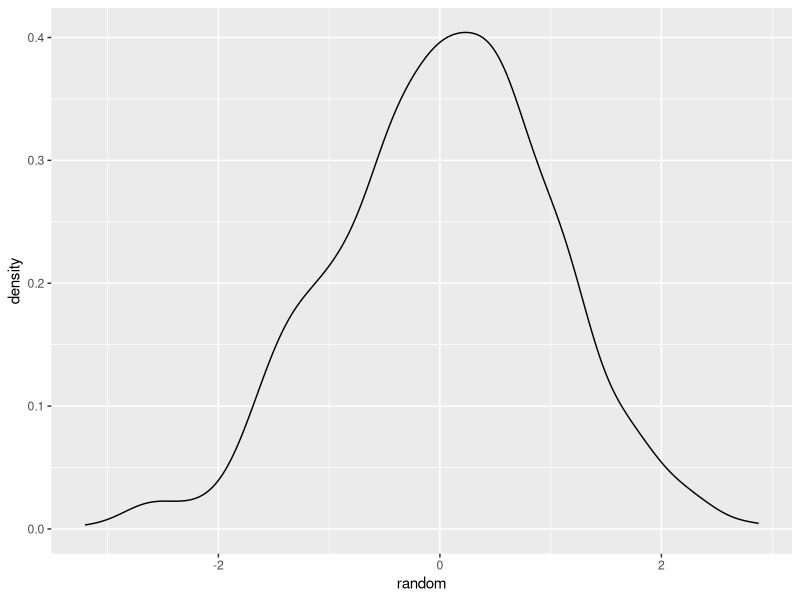

Write R code to recreate this figure.
## ---- chunk 1
# packages
library(ggplot2)
## ---- chunk 2
# create an object which is 1000 random 
# numbers drawn from a normal distribution 
# with a mean of zero and standard deviation of 1
random <- rnorm(1000, 0, 1)

# create a simple plot of the distribution
ggplot(as.data.frame(random), aes(x = random)) + 
    geom_density()

# calculate the mean of the distribution
# (should be approximately 0)
mean(random)

# calculate the standard deviation of the 
# distribution (should be approximately 1)
sd(random)
## ---- chunk 3
cat(
'<div style = "overflow: hidden; padding-top: 66.66%; position: relative;">
  <iframe style="border: 0; height: 100%; left: 0; position: absolute; top: 0; width: 100%;"
    src="https://shiny.rstudio.com/gallery/kmeans-example.html">
  </iframe>
</div>'
)
## ---- chunk 4
cat(
'Quiz example: https://shiny.rstudio.com/gallery/kmeans-example.html'
)
## ---- chunk 5
cat(
'Quiz example: https://shiny.rstudio.com/gallery/kmeans-example.html'
)
## ---- chunk 6
cat(
'<div style = "overflow: hidden; padding-top: 56.25%; position: relative;">
  <iframe style="border: 0; height: 100%; left: 0; position: absolute; top: 0; width: 100%;"
    src="https://www.youtube.com/embed/d7lARa168gk"
    frameborder="0" allow="accelerometer; autoplay; encrypted-media;
    gyroscope; picture-in-picture" allowfullscreen>
  </iframe>
</div>'
)
## ---- chunk 7
cat(
'Installing R and RStudio video: https://youtu.be/d7lARa168gk'
)
## ---- chunk 8
cat(
'Installing R and RStudio video: https://youtu.be/d7lARa168gk'
)
## ---- chunk 9
cat(
'<div style = "overflow: hidden; padding-top: 56.25%; position: relative;">
  <iframe style="border: 0; height: 100%; left: 0; position: absolute; top: 0; width: 100%;"
    src="https://www.youtube.com/embed/-BLSElo-ZP4"
    frameborder="0" allow="accelerometer; autoplay; encrypted-media;
    gyroscope; picture-in-picture" allowfullscreen>
  </iframe>
</div>'
)
## ---- chunk 10
cat(
'Installing R and RStudio video: https://youtu.be/-BLSElo-ZP4'
)
## ---- chunk 11
cat(
'Installing R and RStudio video: https://youtu.be/-BLSElo-ZP4'
)
## ---- chunk 12
# automatically create a bib database for R packages
knitr::write_bib(c(
  .packages(), 'bookdown', 'knitr', 'rmarkdown'
), 'packages.bib')
